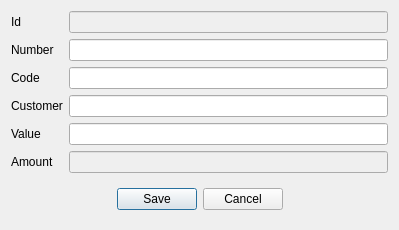
<?xml version="1.0" encoding="UTF-8"?>
<ui version="4.0">
 <class>ECardAppend</class>
 <widget class="QDialog" name="ECardAppend">
  <property name="geometry">
   <rect>
    <x>0</x>
    <y>0</y>
    <width>399</width>
    <height>215</height>
   </rect>
  </property>
  <property name="windowTitle">
   <string>Card</string>
  </property>
  <layout class="QGridLayout" name="gridLayout">
   <item row="6" column="0" colspan="2">
    <widget class="QWidget" name="widget" native="true">
     <layout class="QHBoxLayout" name="horizontalLayout">
      <item>
       <spacer name="horizontalSpacer">
        <property name="orientation">
         <enum>Qt::Horizontal</enum>
        </property>
        <property name="sizeHint" stdset="0">
         <size>
          <width>95</width>
          <height>20</height>
         </size>
        </property>
       </spacer>
      </item>
      <item>
       <widget class="QPushButton" name="btnSave">
        <property name="text">
         <string>Save</string>
        </property>
       </widget>
      </item>
      <item>
       <widget class="QPushButton" name="btnCancel">
        <property name="text">
         <string>Cancel</string>
        </property>
       </widget>
      </item>
      <item>
       <spacer name="horizontalSpacer_2">
        <property name="orientation">
         <enum>Qt::Horizontal</enum>
        </property>
        <property name="sizeHint" stdset="0">
         <size>
          <width>94</width>
          <height>20</height>
         </size>
        </property>
       </spacer>
      </item>
     </layout>
    </widget>
   </item>
   <item row="0" column="0">
    <widget class="QLabel" name="label">
     <property name="text">
      <string>Id</string>
     </property>
    </widget>
   </item>
   <item row="0" column="1">
    <widget class="QLineEdit" name="leId">
     <property name="enabled">
      <bool>false</bool>
     </property>
    </widget>
   </item>
   <item row="3" column="0">
    <widget class="QLabel" name="label_4">
     <property name="text">
      <string>Customer</string>
     </property>
    </widget>
   </item>
   <item row="1" column="0">
    <widget class="QLabel" name="label_2">
     <property name="text">
      <string>Number</string>
     </property>
    </widget>
   </item>
   <item row="1" column="1">
    <widget class="QLineEdit" name="leNumber"/>
   </item>
   <item row="3" column="1">
    <widget class="QLineEdit" name="leCustomer"/>
   </item>
   <item row="5" column="1">
    <widget class="QLineEdit" name="leAmount">
     <property name="enabled">
      <bool>false</bool>
     </property>
    </widget>
   </item>
   <item row="5" column="0">
    <widget class="QLabel" name="label_5">
     <property name="text">
      <string>Amount</string>
     </property>
    </widget>
   </item>
   <item row="2" column="1">
    <widget class="QLineEdit" name="leCode"/>
   </item>
   <item row="2" column="0">
    <widget class="QLabel" name="label_3">
     <property name="text">
      <string>Code</string>
     </property>
    </widget>
   </item>
   <item row="4" column="0">
    <widget class="QLabel" name="label_6">
     <property name="text">
      <string>Value</string>
     </property>
    </widget>
   </item>
   <item row="4" column="1">
    <widget class="QLineEdit" name="leVal"/>
   </item>
  </layout>
 </widget>
 <resources/>
 <connections/>
</ui>
